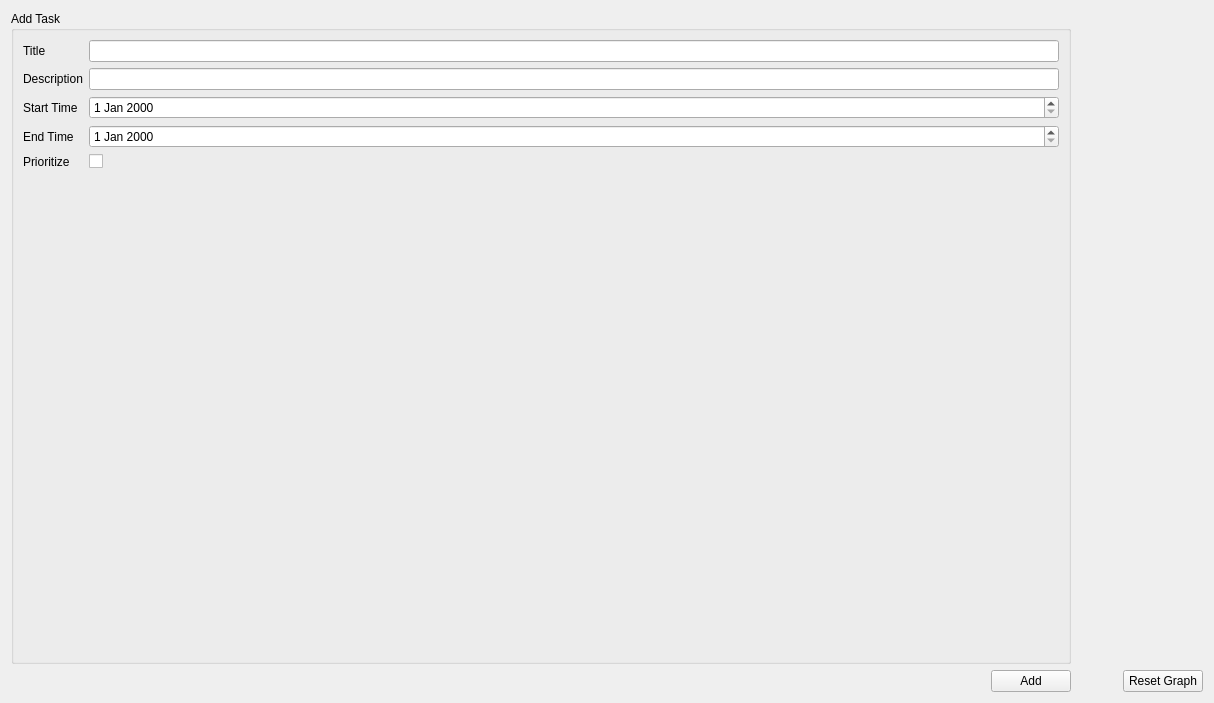
               <widget class="QWidget" name="page">
                <property name="geometry">
                 <rect>
                  <x>0</x>
                  <y>0</y>
                  <width>1214</width>
                  <height>703</height>
                 </rect>
                </property>
                <attribute name="icon">
                 <iconset>
                  <normaloff>../../../../../fontawesome-free-5.9.0-desktop/svgs/solid/ruler.svg</normaloff>../../../../../fontawesome-free-5.9.0-desktop/svgs/solid/ruler.svg</iconset>
                </attribute>
                <attribute name="label">
                 <string>Material Requirement Planning</string>
                </attribute>
                <layout class="QGridLayout" name="gridLayout_7" rowstretch="0,0" columnstretch="3,0,0,0">
                 <item row="1" column="0">
                  <spacer name="horizontalSpacer_3">
                   <property name="orientation">
                    <enum>Qt::Horizontal</enum>
                   </property>
                   <property name="sizeHint" stdset="0">
                    <size>
                     <width>40</width>
                     <height>20</height>
                    </size>
                   </property>
                  </spacer>
                 </item>
                 <item row="1" column="2">
                  <spacer name="horizontalSpacer_4">
                   <property name="orientation">
                    <enum>Qt::Horizontal</enum>
                   </property>
                   <property name="sizeHint" stdset="0">
                    <size>
                     <width>40</width>
                     <height>20</height>
                    </size>
                   </property>
                  </spacer>
                 </item>
                 <item row="1" column="1">
                  <widget class="QPushButton" name="pushButton">
                   <property name="text">
                    <string>Add</string>
                   </property>
                   <property name="icon">
                    <iconset>
                     <normaloff>../../../../../fontawesome-free-5.9.0-desktop/svgs/solid/plus.svg</normaloff>../../../../../fontawesome-free-5.9.0-desktop/svgs/solid/plus.svg</iconset>
                   </property>
                  </widget>
                 </item>
                 <item row="1" column="3">
                  <widget class="QPushButton" name="pushButton_3">
                   <property name="text">
                    <string>Reset Graph</string>
                   </property>
                   <property name="icon">
                    <iconset>
                     <normaloff>../../../../../fontawesome-free-5.9.0-desktop/svgs/solid/redo.svg</normaloff>../../../../../fontawesome-free-5.9.0-desktop/svgs/solid/redo.svg</iconset>
                   </property>
                  </widget>
                 </item>
                 <item row="0" column="0" colspan="2">
                  <widget class="QGroupBox" name="groupBox_3">
                   <property name="title">
                    <string>Add Task</string>
                   </property>
                   <layout class="QFormLayout" name="formLayout">
                    <item row="0" column="0">
                     <widget class="QLabel" name="label_8">
                      <property name="text">
                       <string>Title</string>
                      </property>
                     </widget>
                    </item>
                    <item row="0" column="1">
                     <widget class="QLineEdit" name="lineEdit"/>
                    </item>
                    <item row="1" column="0">
                     <widget class="QLabel" name="label_9">
                      <property name="text">
                       <string>Description</string>
                      </property>
                     </widget>
                    </item>
                    <item row="1" column="1">
                     <widget class="QLineEdit" name="lineEdit_2"/>
                    </item>
                    <item row="2" column="0">
                     <widget class="QLabel" name="label_10">
                      <property name="text">
                       <string>Start Time</string>
                      </property>
                     </widget>
                    </item>
                    <item row="2" column="1">
                     <widget class="QDateEdit" name="dateEdit"/>
                    </item>
                    <item row="3" column="0">
                     <widget class="QLabel" name="label_11">
                      <property name="text">
                       <string>End Time</string>
                      </property>
                     </widget>
                    </item>
                    <item row="3" column="1">
                     <widget class="QDateEdit" name="dateEdit_2"/>
                    </item>
                    <item row="4" column="0">
                     <widget class="QLabel" name="label_12">
                      <property name="text">
                       <string>Prioritize</string>
                      </property>
                     </widget>
                    </item>
                    <item row="4" column="1">
                     <widget class="QCheckBox" name="checkBox">
                      <property name="text">
                       <string/>
                      </property>
                     </widget>
                    </item>
                   </layout>
                  </widget>
                 </item>
                 <item row="0" column="2" colspan="2">
                  <widget class="QLabel" name="label_7">
                   <property name="text">
                    <string/>
                   </property>
                   <property name="pixmap">
                    <pixmap>../../../../ERP/venv/application/images/Figure_1.png</pixmap>
                   </property>
                  </widget>
                 </item>
                </layout>
               </widget>
